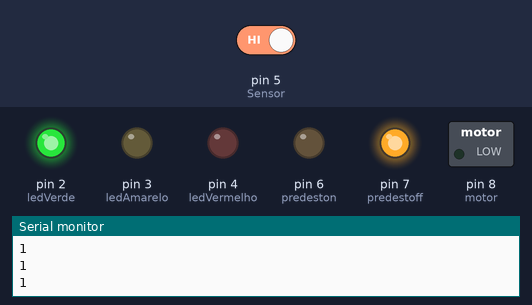
A sketch run on a simulated Arduino Uno, built with avr-gcc and run on an emulated ATmega328P. Shown: switched loads named in the sketch (green lamp = pin HIGH), output pins drawn as LEDs (lit = HIGH), the last lines printed to the serial monitor. Inputs (shaded band) come from the test bench; at power-on: pin 5 (Sensor) HIGH.

Above: at 1.2 s.
1.3 s: pin 5 (Sensor) driven LOW
At 2.6 s:
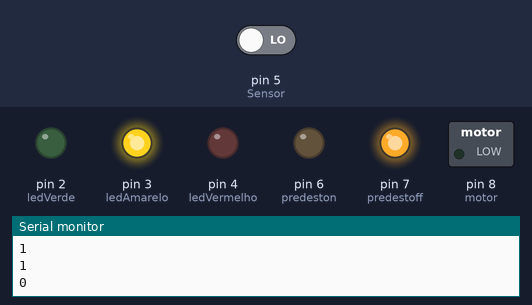
At 4.5 s:
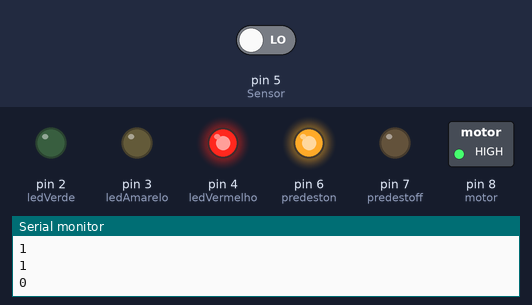
Timing chart, 0 to 12.9 s (numbered marks = the images above; inputs shaded):
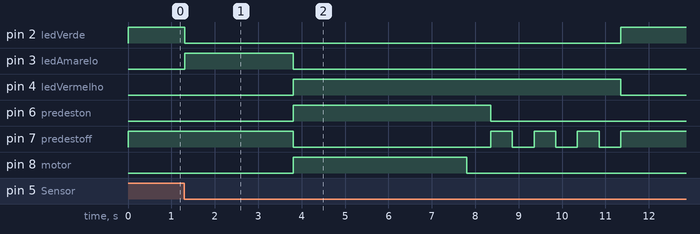

Measured:
- after the input at 1.3 s, pin 2 (ledVerde): HIGH → LOW at once, → HIGH 10.1 s later; pin 3 (ledAmarelo): LOW → HIGH at once, → LOW 2.5 s later

The sketch:

ledsem.ino
```cpp
#define ledVermelho 4
#define ledAmarelo 3
#define ledVerde 2
#define Sensor 5
#define motor 8
#define predeston 6
#define predestoff 7
int Estado;
void setup() {
  Serial.begin(9600);
  pinMode(ledVermelho, OUTPUT);
  pinMode(ledAmarelo, OUTPUT);
  pinMode(ledVerde, OUTPUT);
  pinMode(Sensor, INPUT);
  pinMode(motor, OUTPUT);
  pinMode(predeston, OUTPUT);
  pinMode(predestoff, OUTPUT);
}

void loop() {
  Estado = digitalRead(Sensor);
  Serial.println(Estado);
  if (!Estado) {
    comPedestre();
  }
  else {
    semPedestre();
  }
}
void semPedestre() {
  digitalWrite(ledAmarelo, LOW);
  digitalWrite(ledVermelho, LOW);
  digitalWrite(motor, LOW);
  digitalWrite(ledVerde, HIGH);
  digitalWrite(predestoff, HIGH);
  digitalWrite(predeston, LOW);
}
void comPedestre() {
  digitalWrite(ledVerde, LOW);
  digitalWrite(ledAmarelo, HIGH);
  delay(2500);
  digitalWrite(ledAmarelo, LOW);
  digitalWrite(predeston, HIGH);
  digitalWrite(predestoff, LOW);
  digitalWrite(motor, HIGH);
  digitalWrite(ledVermelho, HIGH);
  delay(4000);
  digitalWrite(motor, LOW);
  delay(550);
  digitalWrite(predeston, LOW);

  for (int i = 1; i < 4; i++) {
    digitalWrite(predestoff, HIGH);
    delay(500);
    digitalWrite(predestoff, LOW);
    delay(500);
  };
  digitalWrite(ledVerde, HIGH);
  digitalWrite(ledVermelho, LOW);
  digitalWrite(predestoff, HIGH);
  delay(7855);
}
```
